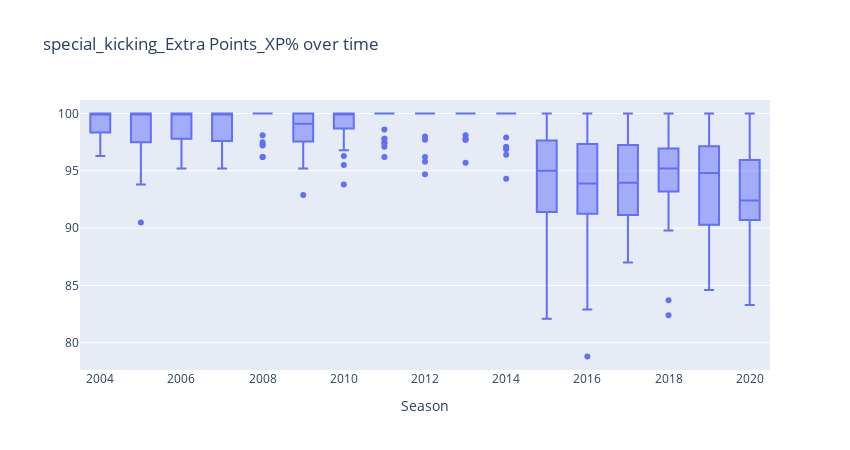
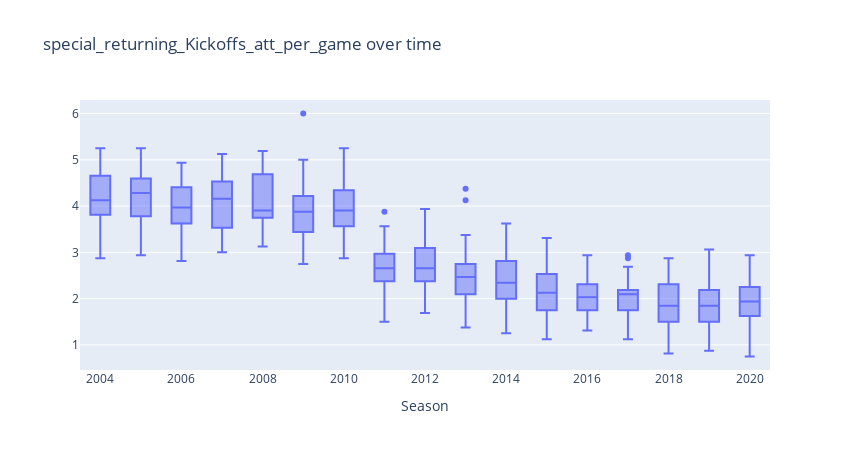
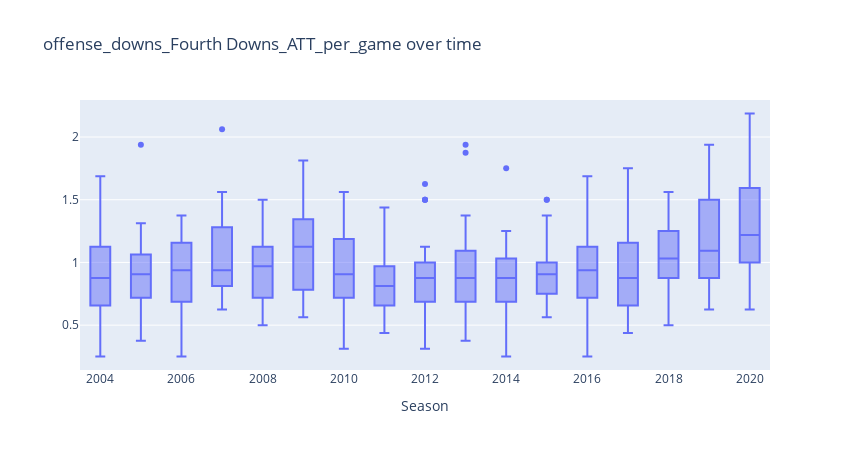

The notebook cell these images were saved under, in order:
### Code cell
interesting_cols = ['special_kicking_Extra Points_XP%', 'special_returning_Kickoffs_att_per_game', 'offense_downs_Fourth Downs_ATT_per_game']
for y in interesting_cols:
    plot_data_over_time(y)

### Figure 1 — Plotly figure (JSON) as saved in the notebook; plotly's stock layout.template omitted (floating-point values rounded to 4 significant figures; data arrays with more than 128 entries replaced by an {"elided": "..."} marker saying what was removed)
{"data": [{"alignmentgroup": "True", "customdata": {"elided": "544x1 str values"}, "hovertemplate": "Season=%{x}<br>special_kicking_Extra Points_XP%=%{y}<br>Team=%{customdata[0]}<extra></extra>", "legendgroup": "", "marker": {"color": "#636efa"}, "name": "", "notched": false, "offsetgroup": "", "orientation": "v", "showlegend": false, "type": "box", "x": {"elided": "544 int values"}, "x0": " ", "xaxis": "x", "y": {"elided": "544 float values"}, "y0": " ", "yaxis": "y"}], "layout": {"boxmode": "group", "height": 450, "legend": {"tracegroupgap": 0}, "showlegend": false, "title": {"text": "special_kicking_Extra Points_XP% over time"}, "width": 850, "xaxis": {"anchor": "y", "domain": [0, 1], "title": {"text": "Season"}}, "yaxis": {"anchor": "x", "domain": [0, 1], "showticklabels": true, "title": {}, "visible": true}}}

### Figure 2 — Plotly figure (JSON) as saved in the notebook; plotly's stock layout.template omitted (floating-point values rounded to 4 significant figures; data arrays with more than 128 entries replaced by an {"elided": "..."} marker saying what was removed)
{"data": [{"alignmentgroup": "True", "customdata": {"elided": "544x1 str values"}, "hovertemplate": "Season=%{x}<br>special_returning_Kickoffs_att_per_game=%{y}<br>Team=%{customdata[0]}<extra></extra>", "legendgroup": "", "marker": {"color": "#636efa"}, "name": "", "notched": false, "offsetgroup": "", "orientation": "v", "showlegend": false, "type": "box", "x": {"elided": "544 int values"}, "x0": " ", "xaxis": "x", "y": {"elided": "544 float values"}, "y0": " ", "yaxis": "y"}], "layout": {"boxmode": "group", "height": 450, "legend": {"tracegroupgap": 0}, "showlegend": false, "title": {"text": "special_returning_Kickoffs_att_per_game over time"}, "width": 850, "xaxis": {"anchor": "y", "domain": [0, 1], "title": {"text": "Season"}}, "yaxis": {"anchor": "x", "domain": [0, 1], "showticklabels": true, "title": {}, "visible": true}}}

### Figure 3 — Plotly figure (JSON) as saved in the notebook; plotly's stock layout.template omitted (floating-point values rounded to 4 significant figures; data arrays with more than 128 entries replaced by an {"elided": "..."} marker saying what was removed)
{"data": [{"alignmentgroup": "True", "customdata": {"elided": "544x1 str values"}, "hovertemplate": "Season=%{x}<br>offense_downs_Fourth Downs_ATT_per_game=%{y}<br>Team=%{customdata[0]}<extra></extra>", "legendgroup": "", "marker": {"color": "#636efa"}, "name": "", "notched": false, "offsetgroup": "", "orientation": "v", "showlegend": false, "type": "box", "x": {"elided": "544 int values"}, "x0": " ", "xaxis": "x", "y": {"elided": "544 float values"}, "y0": " ", "yaxis": "y"}], "layout": {"boxmode": "group", "height": 450, "legend": {"tracegroupgap": 0}, "showlegend": false, "title": {"text": "offense_downs_Fourth Downs_ATT_per_game over time"}, "width": 850, "xaxis": {"anchor": "y", "domain": [0, 1], "title": {"text": "Season"}}, "yaxis": {"anchor": "x", "domain": [0, 1], "showticklabels": true, "title": {}, "visible": true}}}
